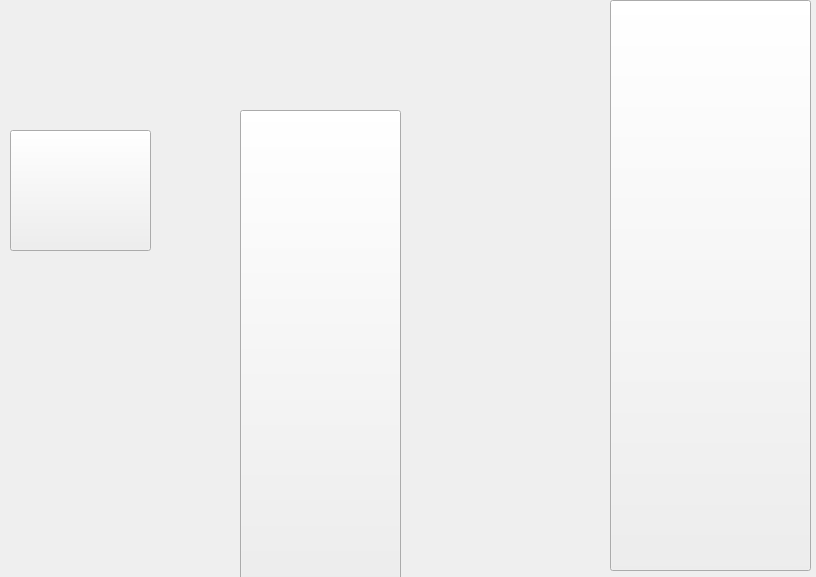
<?xml version="1.0" encoding="UTF-8"?>
<ui version="4.0">
 <class>MainWindow</class>
 <widget class="QMainWindow" name="MainWindow">
  <property name="geometry">
   <rect>
    <x>0</x>
    <y>0</y>
    <width>816</width>
    <height>577</height>
   </rect>
  </property>
  <property name="minimumSize">
   <size>
    <width>816</width>
    <height>577</height>
   </size>
  </property>
  <property name="maximumSize">
   <size>
    <width>816</width>
    <height>577</height>
   </size>
  </property>
  <property name="windowTitle">
   <string>MainWindow</string>
  </property>
  <property name="autoFillBackground">
   <bool>false</bool>
  </property>
  <property name="styleSheet">
   <string notr="true">backgroung-img: url(imagens/Cozinha/CozinhaCube.png);</string>
  </property>
  <widget class="QWidget" name="centralwidget">
   <widget class="QLabel" name="backgroung">
    <property name="geometry">
     <rect>
      <x>0</x>
      <y>0</y>
      <width>816</width>
      <height>577</height>
     </rect>
    </property>
    <property name="minimumSize">
     <size>
      <width>816</width>
      <height>577</height>
     </size>
    </property>
    <property name="maximumSize">
     <size>
      <width>816</width>
      <height>577</height>
     </size>
    </property>
    <property name="autoFillBackground">
     <bool>false</bool>
    </property>
    <property name="text">
     <string/>
    </property>
    <property name="pixmap">
     <pixmap>imagens/Cozinha/CozinhaCube.png</pixmap>
    </property>
    <property name="scaledContents">
     <bool>true</bool>
    </property>
    <property name="wordWrap">
     <bool>false</bool>
    </property>
   </widget>
   <widget class="QPushButton" name="geladeira">
    <property name="geometry">
     <rect>
      <x>240</x>
      <y>110</y>
      <width>161</width>
      <height>471</height>
     </rect>
    </property>
    <property name="text">
     <string/>
    </property>
   </widget>
   <widget class="QPushButton" name="armario">
    <property name="geometry">
     <rect>
      <x>610</x>
      <y>0</y>
      <width>201</width>
      <height>571</height>
     </rect>
    </property>
    <property name="text">
     <string/>
    </property>
   </widget>
   <widget class="QPushButton" name="pia">
    <property name="geometry">
     <rect>
      <x>10</x>
      <y>130</y>
      <width>141</width>
      <height>121</height>
     </rect>
    </property>
    <property name="text">
     <string/>
    </property>
   </widget>
  </widget>
 </widget>
 <resources/>
 <connections/>
</ui>
